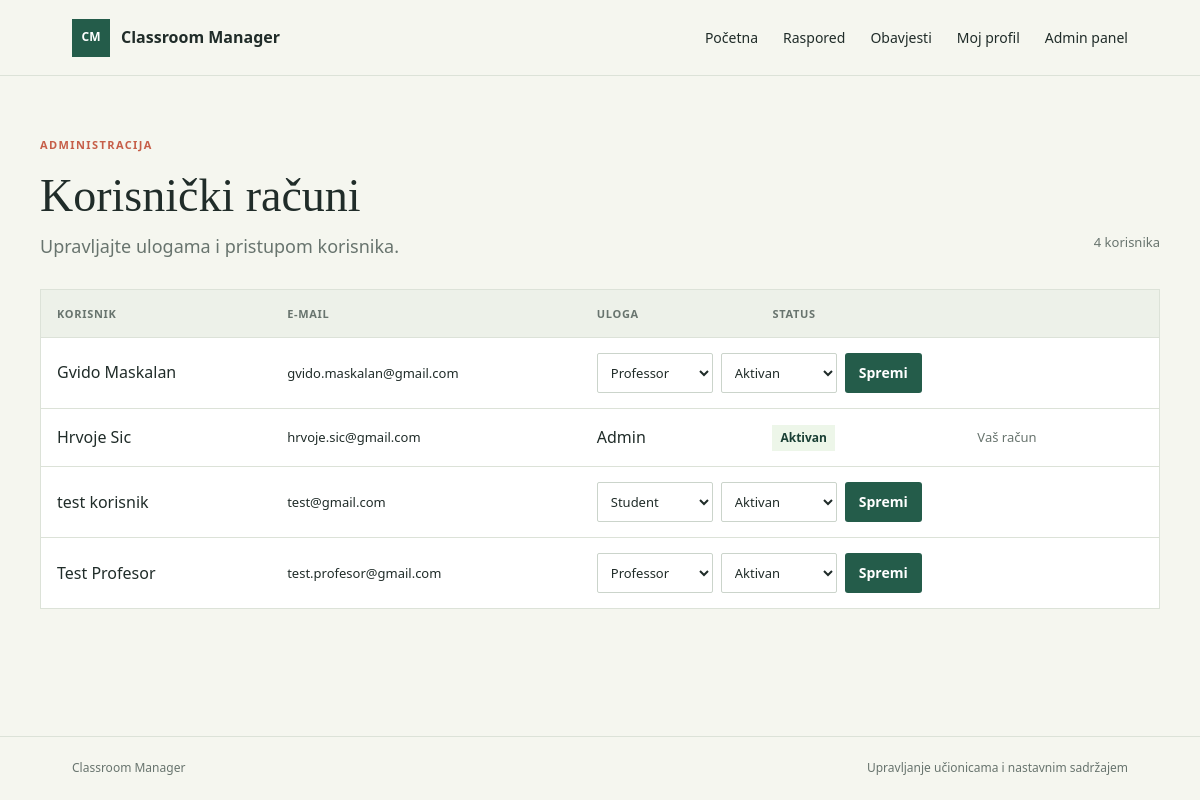
/admin.php (signed in), run on the app's committed database.
### tables this page shows
CREATE TABLE `users` (
  `id` int NOT NULL,
  `Username` varchar(150) NOT NULL,
  `Email` varchar(150) NOT NULL,
  `Password` varchar(255) NOT NULL,
  `Role` varchar(50) NOT NULL DEFAULT 'Student',
  `Active` tinyint(1) NOT NULL DEFAULT '1'
);

### config.php (called while the page is built, shortened)
<?php
function db(): PDO
{
    static $pdo;
    if ($pdo instanceof PDO) {
        return $pdo;
    }
    $host = getenv('DB_HOST') ?: '127.0.0.1';
    $name = getenv('DB_NAME') ?: 'classroommanager';
    $user = getenv('DB_USER') ?: 'root';
    $password = getenv('DB_PASS');
    $password = $password === false ? '' : $password;
    $pdo = new PDO(
        "mysql:host={$host};dbname={$name};charset=utf8mb4",
        $user,
        $password,
        [
            PDO::ATTR_ERRMODE => PDO::ERRMODE_EXCEPTION,
            PDO::ATTR_DEFAULT_FETCH_MODE => PDO::FETCH_ASSOC,
            PDO::ATTR_EMULATE_PREPARES => false,
        ]
    );
    return $pdo;
}

### functions.php (called while the page is built, shortened)
<?php
function e(string|int|null $value): string
{
    return htmlspecialchars((string) $value, ENT_QUOTES | ENT_SUBSTITUTE, 'UTF-8');
}
function current_user(): ?array
{
    $statement = db()->prepare(
        'SELECT id, Username, Email, Password, Role, Active FROM users WHERE Email = :email LIMIT 1'
    );
    $statement->execute(['email' => $_SESSION['user_email']]);
    $user = $statement->fetch();
    return $user;
}
function require_login(): array
{
    $user = current_user();
    return $user;
}
function require_admin(): array
{
    $user = require_login();
    return $user;
}

### admin.php (the view, shortened to what this page needs)
<?php
require_once __DIR__ . '/config.php';
require_once __DIR__ . '/functions.php';
$admin = require_admin();
$roles = ['Student', 'Professor', 'Admin'];
$users = db()->query('SELECT Username, Email, Role, Active FROM users ORDER BY Username, Email')->fetchAll();
require __DIR__ . '/header.php';
?>
<section class="admin-layout">
    <div class="admin-heading">
        <div>
            <p class="eyebrow">ADMINISTRACIJA</p>
            <h1>Korisnički računi</h1>
            <p class="lead">Upravljajte ulogama i pristupom korisnika.</p>
        </div>
        <span class="user-count"><?= count($users) ?> korisnika</span>
    </div>
    <div class="user-table-wrap">
        <table class="user-table">
            <thead>
                <tr>
                    <th scope="col">Korisnik</th>
                    <th scope="col">E-mail</th>
                    <th scope="col">Uloga</th>
                    <th scope="col">Status</th>
                    <th scope="col"><span class="visually-hidden">Akcija</span></th>
                </tr>
            </thead>
            <tbody>
                <?php foreach ($users as $listedUser): ?>
                    <tr>
                        <td data-label="Korisnik"><?= e($listedUser['Username']) ?></td>
                        <td class="user-email" data-label="E-mail"><?= e($listedUser['Email']) ?></td>
                        <?php if (hash_equals($admin['Email'], $listedUser['Email'])): ?>
                            <td data-label="Uloga"><?= e($listedUser['Role']) ?></td>
                            <td data-label="Status"><span class="status-pill status-active">Aktivan</span></td>
                            <td class="user-action">Vaš račun</td>
                        <?php else: ?>
                            <td colspan="3" class="user-edit-cell">
                                <form class="user-edit-form" method="post" action="admin.php">
                                    <select id="role-<?= e(md5($listedUser['Email'])) ?>" name="role">
                                        <?php foreach ($roles as $role): ?>
                                            <option value="<?= e($role) ?>" <?= $listedUser['Role'] === $role ? 'selected' : '' ?>><?= e($role) ?></option>
                                        <?php endforeach; ?>
                                    </select>
                                    <select id="active-<?= e(md5($listedUser['Email'])) ?>" name="active">
                                        <option value="1" <?= (int) $listedUser['Active'] === 1 ? 'selected' : '' ?>>Aktivan</option>
                                    </select>
                                    <button class="button button-primary" type="submit">Spremi</button>
                                </form>
                            </td>
                        <?php endif; ?>
                    </tr>
                <?php endforeach; ?>
            </tbody>
        </table>
    </div>
</section>
<?php require __DIR__ . '/footer.php'; ?>

### assets/style.css (style rules this page uses)
:root { color-scheme: light; --ink: #202c29; --muted: #68746e; --paper: #f5f6ef; --surface: #ffffff; --line: #dce2d8; --green: #245c4a; --green-dark: #193f34; --lime: #dce98a; --coral: #c65e48; --danger-bg: #fff0ec; --success-bg: #edf6e9; }
* { box-sizing: border-box; }
body { margin: 0; min-height: 100vh; display: flex; flex-direction: column; background: var(--paper); color: var(--ink); font-family: "Trebuchet MS", "Segoe UI", sans-serif; font-size: 16px; line-height: 1.55; }
.eyebrow { margin: 0 0 18px; color: var(--coral); font-size: 11px; font-weight: 700; letter-spacing: 1.4px; }
h1, h2 { margin: 0; font-family: Georgia, "Times New Roman", serif; font-weight: 400; letter-spacing: 0; }
h1 { font-size: clamp(42px, 5vw, 64px); line-height: 1.08; }
.lead { max-width: 490px; margin: 24px 0 30px; color: var(--muted); font-size: 18px; }
.button { min-height: 46px; display: inline-flex; align-items: center; justify-content: center; padding: 11px 19px; border: 1px solid transparent; border-radius: 3px; cursor: pointer; font: inherit; font-size: 14px; font-weight: 700; text-decoration: none; transition: background-color 140ms ease, color 140ms ease, border-color 140ms ease; }
.button-primary { background: var(--green); color: #fff; }
.admin-layout { padding: 60px 0 90px; }
.admin-heading { display: flex; align-items: end; justify-content: space-between; gap: 24px; margin-bottom: 28px; }
.admin-heading h1 { font-size: 46px; }
.admin-heading .lead { margin: 12px 0 0; }
.user-count { flex: none; padding-bottom: 8px; color: var(--muted); font-size: 13px; }
.user-table-wrap { overflow-x: auto; border: 1px solid var(--line); background: var(--surface); }
.user-table { width: 100%; border-collapse: collapse; text-align: left; }
.user-table th, .user-table td { padding: 15px 16px; border-bottom: 1px solid var(--line); vertical-align: middle; }
.user-table th { background: #edf1e9; color: var(--muted); font-size: 11px; font-weight: 700; letter-spacing: 0.7px; text-transform: uppercase; }
.user-table tbody tr:last-child td { border-bottom: 0; }
.user-email { overflow-wrap: anywhere; font-size: 13px; }
.user-edit-cell { min-width: 380px; }
.user-edit-form { display: flex; align-items: center; gap: 8px; }
.user-edit-form select { min-width: 116px; min-height: 40px; padding: 7px 9px; border: 1px solid #cbd4cb; border-radius: 2px; background: #fff; color: var(--ink); font: inherit; font-size: 13px; }
.user-edit-form .button { min-height: 40px; padding: 8px 13px; }
.user-action { color: var(--muted); font-size: 13px; white-space: nowrap; }
.status-pill { display: inline-block; padding: 4px 8px; font-size: 12px; font-weight: 700; }
.status-active { background: var(--success-bg); color: var(--green-dark); }

### data on the page
users: Username "Gvido Maskalan", Email "gvido.maskalan@gmail.com", active "Aktivan"
users: Username "Hrvoje Sic", Email "hrvoje.sic@gmail.com", Role "Admin"
users: Username "test korisnik", Email "test@gmail.com", active "Aktivan"
users: Username "Test Profesor", Email "test.profesor@gmail.com", active "Aktivan"

### other printed values
count($users) "4"
form field role "Professor"
form field role "Student"
